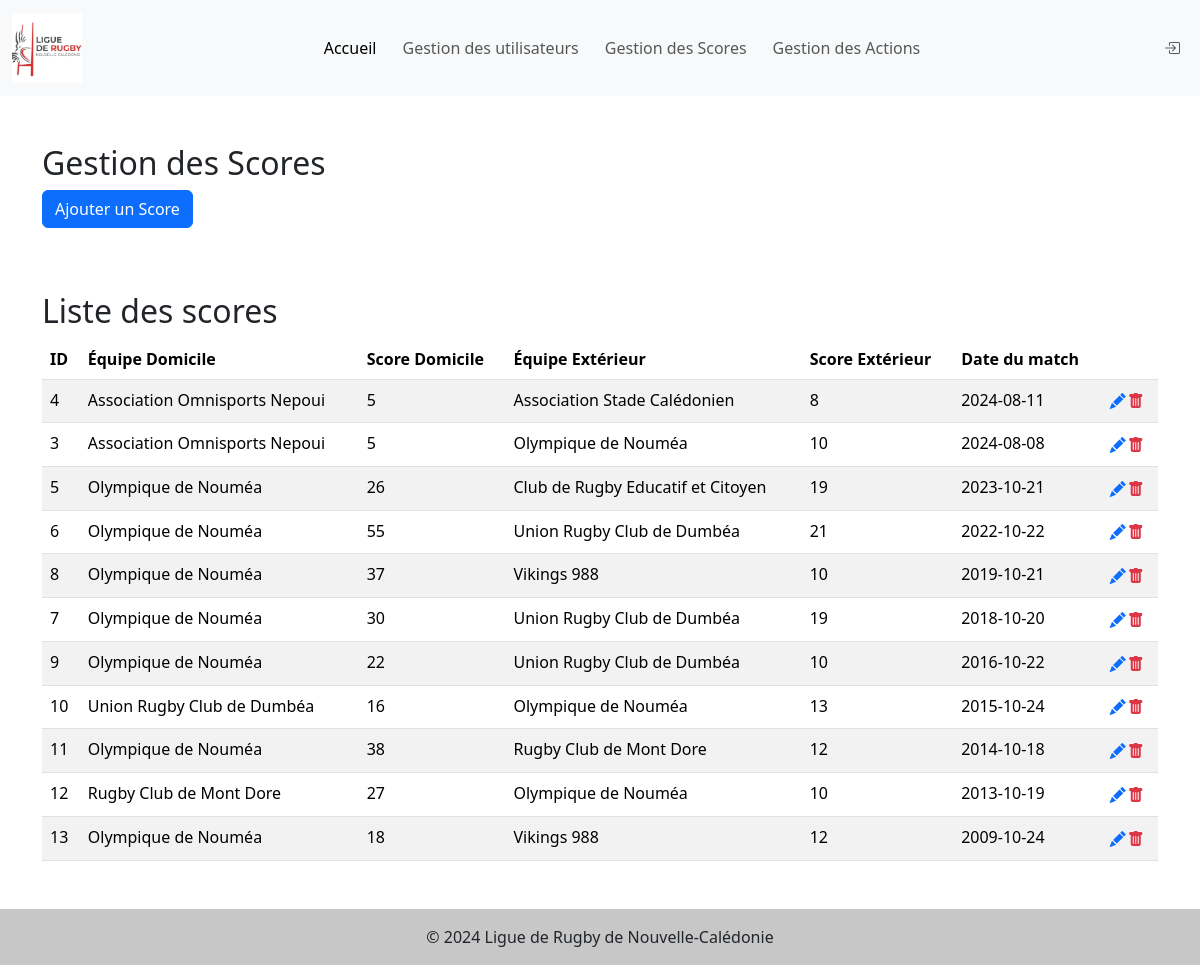
Screenshot of /backend/addscore.php (signed in) with the database file from the repository.
### tables this page shows
CREATE TABLE IF NOT EXISTS `score` (
  `id` int NOT NULL AUTO_INCREMENT,
  `fk_equipeWinner` int NOT NULL,
  `fk_equipeLooser` int NOT NULL,
  `date_match` date NOT NULL,
  `score_winner` int NOT NULL,
  `score_looser` int NOT NULL,
  PRIMARY KEY (`id`),
  KEY `fk_equipeWinner` (`fk_equipeWinner`),
  KEY `fk_equipeLooser` (`fk_equipeLooser`)
);

CREATE TABLE IF NOT EXISTS `club` (
  `id` int NOT NULL AUTO_INCREMENT,
  `nom` varchar(255) NOT NULL,
  `image` varchar(255) DEFAULT NULL,
  `longitude` decimal(11,8) DEFAULT NULL,
  `latitude` decimal(11,8) DEFAULT NULL,
  `adresse` varchar(255) DEFAULT NULL,
  `lien` varchar(255) DEFAULT NULL,
  `province` varchar(50) DEFAULT NULL,
  `email` varchar(255) DEFAULT NULL,
  `president` varchar(255) DEFAULT NULL,
  PRIMARY KEY (`id`)
);

### backend/addscore.php (the view, shortened to what this page needs)
<!DOCTYPE html>
<html lang="fr">
<head>
    <link href="https://cdn.jsdelivr.net/npm/bootstrap@5.3.1/dist/css/bootstrap.min.css" rel="stylesheet">
    <link href="https://cdn.jsdelivr.net/npm/bootstrap-icons/font/bootstrap-icons.css" rel="stylesheet">
</head>
<body>
    <?php include('backendnavbar.php'); ?>
    <div class="container mt-5">
        <h2>Gestion des Scores</h2>
        <button class="btn btn-primary mb-3" id="toggleFormButton">Ajouter un Score</button>
        <h2 class="mt-5">Liste des scores</h2>
        <table class="table table-striped">
            <thead>
                <tr>
                    <th>ID</th>
                    <th>Équipe Domicile</th>
                    <th>Score Domicile</th>
                    <th>Équipe Extérieur</th>
                    <th>Score Extérieur</th>
                    <th>Date du match</th>
                    <th></th>
                </tr>
            </thead>
            <tbody>
                <?php
                $stmt = $pdo->query('
                    SELECT s.id,
                           cw.nom AS equipeWinner,
                           s.score_winner,
                           cl.nom AS equipeLooser,
                           s.score_looser,
                           s.date_match
                    FROM score s
                    JOIN club cw ON s.fk_equipeWinner = cw.id
                    JOIN club cl ON s.fk_equipeLooser = cl.id
                    ORDER BY s.date_match DESC
                ');
                while ($row = $stmt->fetch(PDO::FETCH_ASSOC)) {
                    echo '<tr>';
                    echo '<td>' . htmlspecialchars($row['id'] ?? '') . '</td>';
                    echo '<td>' . htmlspecialchars($row['equipeWinner'] ?? '') . '</td>';
                    echo '<td>' . htmlspecialchars($row['score_winner'] ?? '') . '</td>';
                    echo '<td>' . htmlspecialchars($row['equipeLooser'] ?? '') . '</td>';
                    echo '<td>' . htmlspecialchars($row['score_looser'] ?? '') . '</td>';
                    echo '<td>' . htmlspecialchars($row['date_match'] ?? '') . '</td>';
                    echo '<td>';
                    echo '<form method="POST" action="addScore.php" style="display:inline-block;">';
                    echo '<button type="button" class="btn btn-link text-primary p-0 edit-btn"><i class="bi bi-pencil-fill"></i></button>';
                    echo '</form>';
                    echo '<form method="POST" action="addScore.php" onsubmit="return confirm(\'Êtes-vous sûr de vouloir supprimer ce score ?\');" style="display:inline-block;">';
                    echo '<button type="submit" class="btn btn-link text-danger p-0"><i class="bi bi-trash-fill"></i></button>';
                    echo '</form>';
                    echo '</td>';
                    echo '</tr>';
                }
                ?>
            </tbody>
        </table>
    </div>
    <?php include('backendfooter.php'); ?>
</body>
</html>

### rows the page displays
score: id "4", club.nom "Association Omnisports Nepoui", score_winner "5", club.nom "Association Stade Calédonien", score_looser "8", date_match "2024-08-11"
score: id "3", club.nom "Association Omnisports Nepoui", score_winner "5", club.nom "Olympique de Nouméa", score_looser "10", date_match "2024-08-08"
score: id "5", club.nom "Olympique de Nouméa", score_winner "26", club.nom "Club de Rugby Educatif et Citoyen", score_looser "19", date_match "2023-10-21"
score: id "6", club.nom "Olympique de Nouméa", score_winner "55", club.nom "Union Rugby Club de Dumbéa", score_looser "21", date_match "2022-10-22"
score: id "8", club.nom "Olympique de Nouméa", score_winner "37", club.nom "Vikings 988", score_looser "10", date_match "2019-10-21"
score: id "7", club.nom "Olympique de Nouméa", score_winner "30", club.nom "Union Rugby Club de Dumbéa", score_looser "19", date_match "2018-10-20"
score: id "9", club.nom "Olympique de Nouméa", score_winner "22", club.nom "Union Rugby Club de Dumbéa", score_looser "10", date_match "2016-10-22"
score: id "10", club.nom "Union Rugby Club de Dumbéa", score_winner "16", club.nom "Olympique de Nouméa", score_looser "13", date_match "2015-10-24"
score: id "11", club.nom "Olympique de Nouméa", score_winner "38", club.nom "Rugby Club de Mont Dore", score_looser "12", date_match "2014-10-18"
score: id "12", club.nom "Rugby Club de Mont Dore", score_winner "27", club.nom "Olympique de Nouméa", score_looser "10", date_match "2013-10-19"
score: id "13", club.nom "Olympique de Nouméa", score_winner "18", club.nom "Vikings 988", score_looser "12", date_match "2009-10-24"
